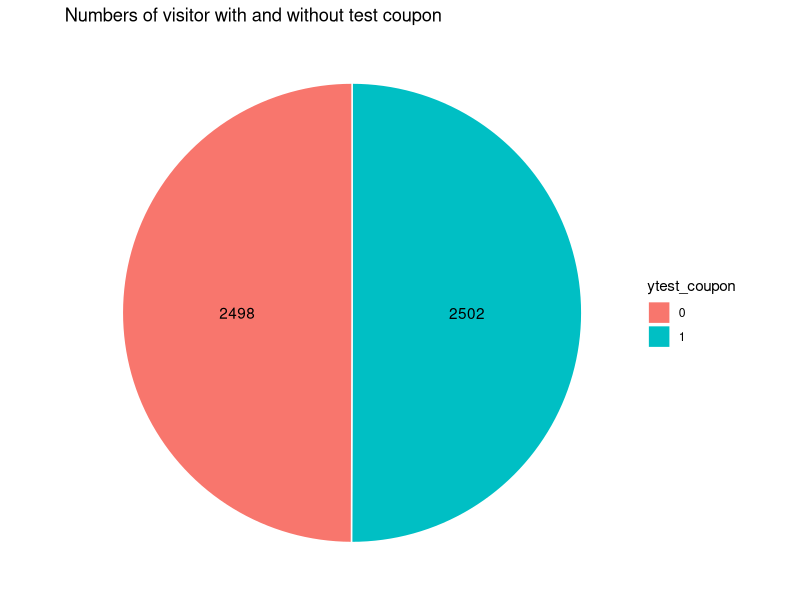
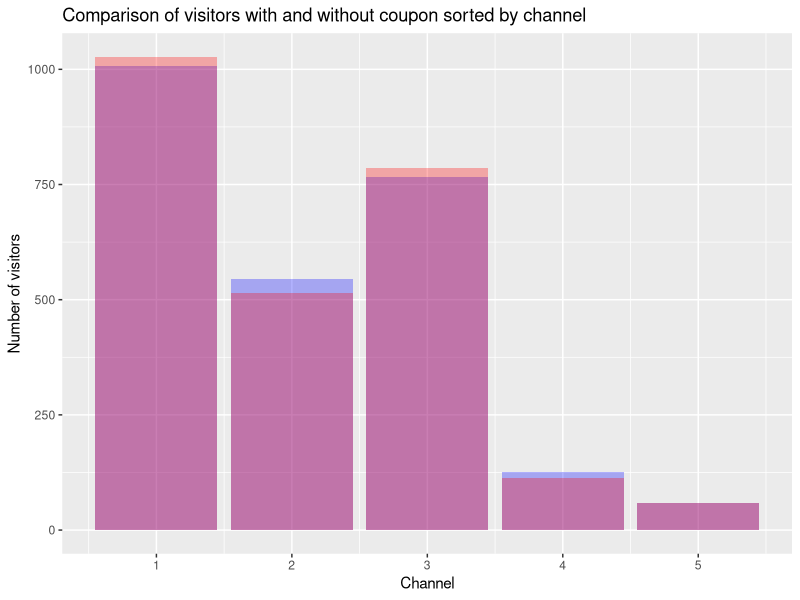
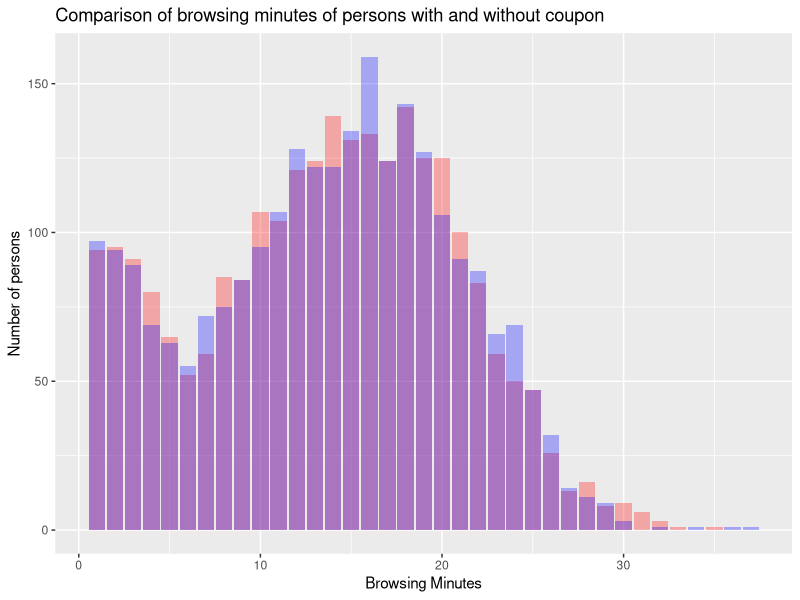
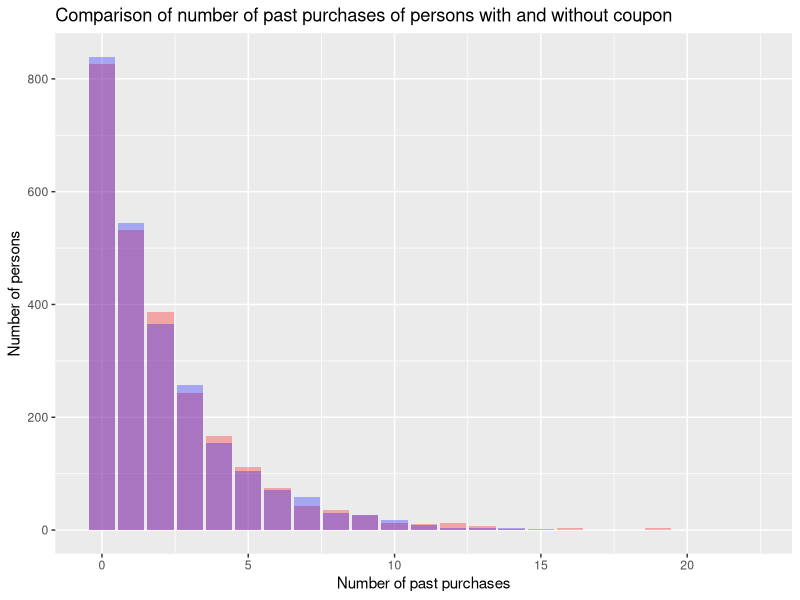
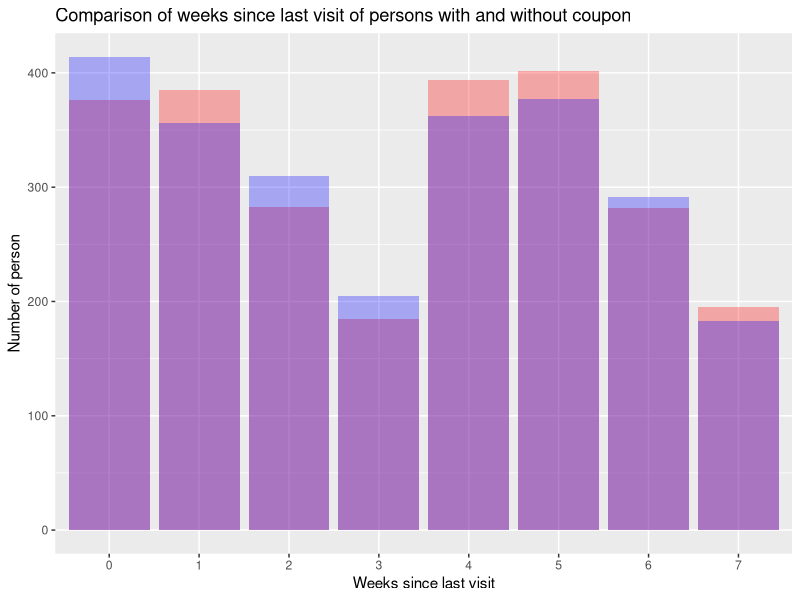
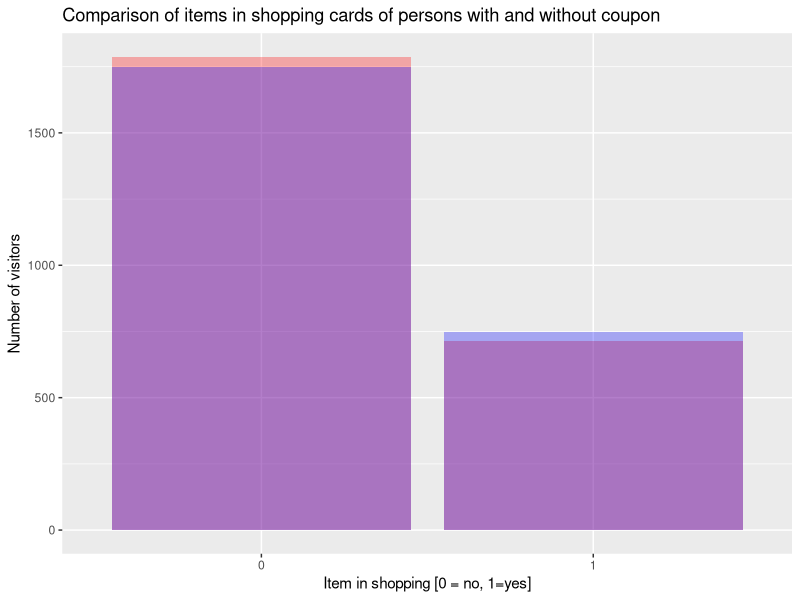
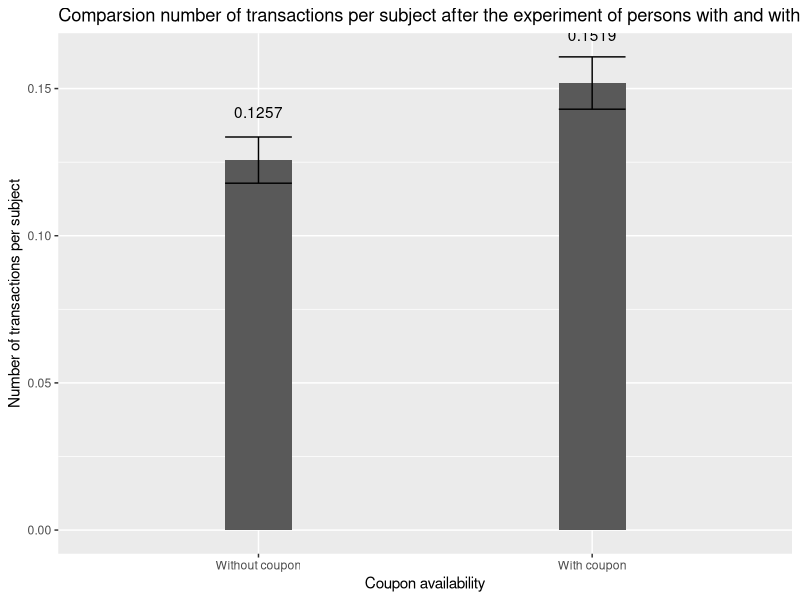
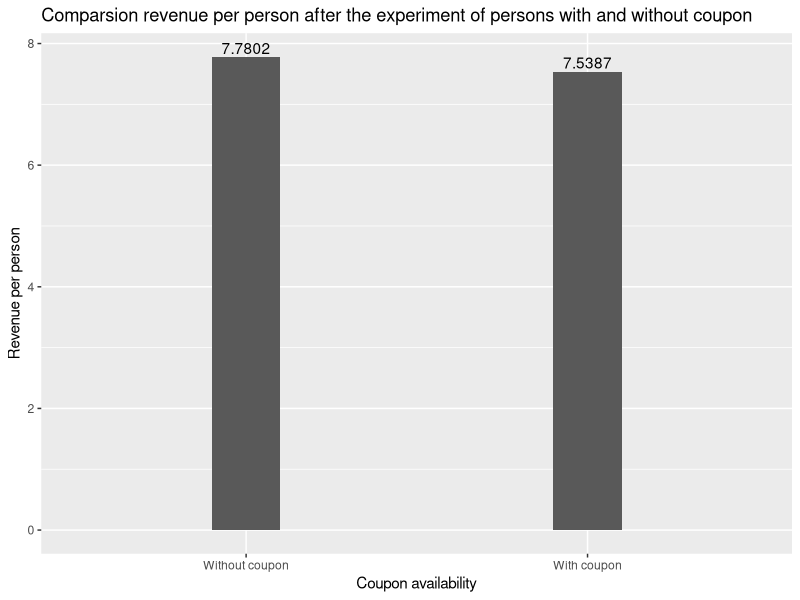

Recreate these plots in R, in order. (Note: this script raises an error after producing the figures.)
# install.packages("tidyverse")
# install.packages("plotrix")
# install.packages("psych")
# install.packages("ggplot2")
# install.packages("psych")
library(tidyverse)
library(plotrix)
library(psych)
library(ggplot2)
library(psych)
data <- read.csv("data.csv")

# -------------------------------------------------------------------------- #
# Task 1
# (check if manipulation was indeed random)

# Compare number of values in both test sets
data$ytest_coupon=factor(data$test_coupon)
data$yshopping_cart=factor(data$shopping_cart)
no_test_coupon <- data %>%
  group_by(ytest_coupon) %>%
  summarise(n = n())

no_test_coupon
no_test_coupon_pos <- no_test_coupon %>% 
  arrange(desc(ytest_coupon)) %>%
  mutate(lab.ypos = cumsum(n) - 0.5*n)
no_test_coupon_pos

ggplot(no_test_coupon_pos, aes(x="", y = n, fill = ytest_coupon)) + 
  geom_bar(width = 1, stat= "identity", color= "white") + 
  coord_polar("y", start = 0) + 
  geom_text(aes(y = lab.ypos, label=n), color= "black") + 
  theme_void() +
  ggtitle("Numbers of visitor with and without test coupon")


# Generate data-frames for plotting for coupon and no-coupon
data_coupon <- data %>% filter(test_coupon == 1)
data_no_coupon <- data %>% filter(test_coupon == 0)

# check for randomness in channel_acq
data_channel_acq <- data %>%
    group_by(test_coupon, channel_acq) %>%
    summarize(number = n())

ggplot(data, aes(x = channel_acq, fill = test_coupon)) +
    geom_bar(data = data_coupon, fill = "blue", alpha = 0.3) +
    geom_bar(data = data_no_coupon, fill = "red", alpha = 0.3) + 
    labs(title="Comparison of visitors with and without coupon sorted by channel", x = "Channel", y = "Number of visitors")

# Maybe relevant: wilcox.test(browsing_minutes ~ test_coupon, data = data)

# Check for randomness in browsing_minutes
data %>%
    group_by(test_coupon) %>%
    summarise(
      number = n(), 
      mean_browsing_minutes = mean(browsing_minutes),
      sd_browsing_minutes = sd(browsing_minutes), 
      std_browsing_minutes = std.error(browsing_minutes)
    )

describeBy(data$browsing_minutes, data$test_coupon)

ggplot(data, aes(x = browsing_minutes, fill = test_coupon)) +
    geom_bar(data = data_coupon, fill = "red", alpha = 0.3) +
    geom_bar(data = data_no_coupon, fill = "blue", alpha = 0.3) +
    labs(title="Comparison of browsing minutes of persons with and without coupon", x="Browsing Minutes", y="Number of persons")


# Check for randomness in num_past_purch
data %>%
    group_by(test_coupon) %>%
    summarize(
        number = n(), mean(num_past_purch),
        sd(num_past_purch), std.error(num_past_purch)
    )

describeBy(data$num_past_purch, data$test_coupon)

ggplot(data, aes(x = num_past_purch, fill = test_coupon)) +
    geom_bar(data = data_coupon, fill = "red", alpha = 0.3) +
    geom_bar(data = data_no_coupon, fill = "blue", alpha = 0.3) +
    labs(title="Comparison of number of past purchases of persons with and without coupon", x="Number of past purchases", y="Number of persons")


# Check for randomness spent_last_purchase
data %>%
    group_by(test_coupon) %>%
    summarize(
        number = n(), mean(spent_last_purchase),
        sd(spent_last_purchase), std.error(spent_last_purchase)
    )

describeBy(data$spent_last_purchase, data$test_coupon)

# Check for randomness in weeks_since_visit
data %>%
    group_by(test_coupon) %>%
    summarize(
        number = n(), mean(weeks_since_visit),
        sd(weeks_since_visit), std.error(weeks_since_visit)
    )

describeBy(data$weeks_since_visit, data$test_coupon)

ggplot(data, aes(x = factor(weeks_since_visit), fill = test_coupon)) +
    geom_bar(data = data_coupon, fill = "red", alpha = 0.3) +
    geom_bar(data = data_no_coupon, fill = "blue", alpha = 0.3) +
    labs(title="Comparison of weeks since last visit of persons with and without coupon", x="Weeks since last visit", y="Number of person")


# Check for shopping_cart
describeBy(data$shopping_cart, data$test_coupon)

ggplot(data, aes(x = factor(shopping_cart), fill = test_coupon)) +
  geom_bar(data = data_coupon, fill = "red", alpha = 0.3) +
  geom_bar(data = data_no_coupon, fill = "blue", alpha = 0.3) + 
  labs(title="Comparison of items in shopping cards of persons with and without coupon", x = "Item in shopping [0 = no, 1=yes]", y = "Number of visitors")


# -------------------------------------------------------------------------- #
# Task 2
# (Were they effective: Did it increase revenue or interactions?)

effects_of_coupon <- data %>%
    group_by(test_coupon) %>%
    summarize(
        number = n(), revenue_per_subject = sum(revenue_after) / n(),
        transactions_per_subject = sum(trans_after) / n(), error_rev=std.error(revenue_after), error_trans=std.error(trans_after)
    )

# Plot transactions_per_subject
plot_data <- data.frame(
    coupon = factor(c("Without coupon", "With coupon"),
        levels = c("Without coupon", "With coupon")
    ),
    transactions_per_subject = effects_of_coupon$transactions_per_subject,
    error_trans = effects_of_coupon$error_trans,
    error_rev = effects_of_coupon$error_rev
)
ggplot(plot_data, aes(x = coupon, y = transactions_per_subject)) +
    geom_bar(stat = "identity", width = 0.2) +
     geom_errorbar(aes(ymin = transactions_per_subject - error_trans,
        ymax = transactions_per_subject + error_trans), width = .2,
        position = position_dodge(.9)) +
    geom_text(aes(label=round(transactions_per_subject, digits=4)), position=position_dodge(width=0.9), vjust=-3.5)+
    labs(title="Comparsion number of transactions per subject after the experiment of persons with and without coupon", x="Coupon availability", y="Number of transactions per subject")

# Plot revenue_per_subject
plot_data <- data.frame(
    coupon = factor(c("Without coupon", "With coupon"),
        levels = c("Without coupon", "With coupon")
    ),
    revenue_per_subject = effects_of_coupon$revenue_per_subject
)
ggplot(plot_data, aes(x = coupon, y = revenue_per_subject)) +
    geom_bar(stat = "identity", width = 0.2) +
    geom_text(aes(label=round(revenue_per_subject, digits=4)), position=position_dodge(width=0.9), vjust=-0.25) +
    labs(title="Comparsion revenue per person after the experiment of persons with and without coupon", x="Coupon availability", y="Revenue per person")

# -------------------------------------------------------------------------- #
# Task 3
# a. What drives effect of the coupon?
# Q: Does the number of previous purchases impact the efficiency
# (the revenue per subject) of the coupon?
a <- data %>%
    group_by(test_coupon, num_past_purch) %>%
    summarize(
        number = n(), revenue_per_subject = sum(revenue_after) / n(),
        transactions_per_subject = sum(trans_after) / n(), 
        error_revenue = std.error(revenue_after),
        error_trans = std.error(trans_after)
    ) %>% filter(number >= 10 )
a$ytest_coupon = factor(a$test_coupon)
print(n = 100, a)
# A: Yes, it does. E

ggplot(a, aes(x = num_past_purch, y = revenue_per_subject, fill=ytest_coupon)) +
  geom_bar(stat="identity", color="black", position=position_dodge()) + 
  geom_errorbar(aes(ymin = revenue_per_subject - error_revenue,
        ymax = revenue_per_subject + error_revenue), width = .2,
        position = position_dodge(.9)) +
  labs(title="Revenue per subject with respect to past purchases and in comparison with and without coupon", x = "Number of past purchases", y = "Revenue per subect")


ggplot(a, aes(x = num_past_purch, y = transactions_per_subject, fill=ytest_coupon)) +
  geom_bar(stat="identity", color="black", position=position_dodge()) +
  geom_errorbar(aes(ymin = transactions_per_subject - error_trans,
      ymax = transactions_per_subject + error_trans), width = .2,
      position = position_dodge(.9)) +
  labs(title="Transaction per subject with respect to past purchases and in comparison with and without coupon", x = "Number of past purchases", y = "Transactions per subect")


b <- data %>%
    group_by(test_coupon, weeks_since_visit) %>%
    summarize(n(), revenue_per_subject = mean(revenue_after))
b
b$ytest_coupon = factor(b$test_coupon)

ggplot(b, aes(x = factor(weeks_since_visit), y = revenue_per_subject, fill=ytest_coupon)) +
  geom_bar(stat="identity", color="black", position=position_dodge()) +
  geom_text(aes(label=round(revenue_per_subject, digits=3)), position=position_dodge(width=0.9), vjust=-0.25) +
  labs(title="Revenue per subject with respect to weeks since last visit and in comparison with and without coupon", x = "Weeks since last visit", y = "Revenue per subect")


# Differences per channel
c <- data %>%
    group_by(test_coupon, channel_acq) %>%
    summarize(n(), revenue_per_subject = mean(revenue_after), transactions_per_subject = mean(trans_after))

c$ytest_coupon = factor(c$test_coupon)

ggplot(c, aes(x = channel_acq, y = revenue_per_subject, fill=ytest_coupon)) +
  geom_bar(stat="identity", color="black", position=position_dodge()) +
  geom_text(aes(label=round(revenue_per_subject, digits=3)), position=position_dodge(width=0.9), vjust=-0.25) + 
  labs(title="Revenue per subject with respect to channel acquisition and in comparison with and without coupon", x = "Channels", y = "Revenue per subect")

ggplot(c, aes(x = channel_acq, y = transactions_per_subject, fill=ytest_coupon)) +
  geom_bar(stat="identity", color="black", position=position_dodge()) +
  geom_text(aes(label=round(revenue_per_subject, digits=3)), position=position_dodge(width=0.9), vjust=-0.25) + 
  labs(title="Transactions per subject with respect to channel acquisition and in comparison with and without coupon", x = "Channels", y = "Transactions per subect")


# Rev&Trans -> NO for 1-search and 5-other (but 5-other has small n()),
# MINIMAL for 4-referral and YES for Social (2-facebook, 3-instagram)

# Shopping cart difference 
shopping_cart <- data %>%
    group_by(shopping_cart, test_coupon) %>%
    summarize(number = n(), revenue_per_subject = mean(revenue_after),
    error = std.error(revenue_after), transactions = mean(trans_after)) %>%
    unite(test_coupon, shopping_cart)
    spread(1:4)



ggplot(shopping_cart, aes(x = revenue_per_subject)) +
    geom_bar(data = shopping_cart, fill = "red", alpha = 0.3)


# Pervious spendings & Social media
## Facebook
facebook <- data %>%
    filter(channel_acq == 2) %>%
    group_by(num_past_purch, test_coupon) %>%
    summarize(number = n(), revenue_per_subject = mean(revenue_after),
    error_revenue = std.error(revenue_after), transactions_per_subject = mean(trans_after), error_trans = std.error(trans_after)) %>%
    filter(number >= 10)

facebook$ytest_coupon=factor(facebook$test_coupon)

ggplot(facebook, aes(x = num_past_purch, y = revenue_per_subject, fill=ytest_coupon)) +
  geom_bar(stat="identity", color="black", position=position_dodge()) +
  geom_errorbar(aes(ymin = revenue_per_subject - error_revenue,
        ymax = revenue_per_subject + error_revenue), width = .2,
        position = position_dodge(.9)) +
  labs(title="Revenue per subject with respect to facebook channel acquistion and in comparison with and without coupon", x = "Number of past purchases", y = "Revenue per subect")

ggplot(facebook, aes(x = num_past_purch, y = transactions_per_subject, fill=ytest_coupon)) +
  geom_bar(stat="identity", color="black", position=position_dodge()) +
  geom_errorbar(aes(ymin = transactions_per_subject - error_trans,
        ymax = transactions_per_subject + error_trans), width = .2,
        position = position_dodge(.9)) +
  labs(title="Transactions per subject with respect to facebook channel acquistion and in comparison with and without coupon", x = "Number of past purchases", y = "Transactions per subect")

## Instagram
instagram <- data %>%
    filter(channel_acq == 3) %>%
    group_by(num_past_purch, test_coupon) %>%
    summarize(number = n(), revenue_per_subject = mean(revenue_after),
    error_revenue = std.error(revenue_after), transactions_per_subject = mean(trans_after), error_trans= std.error(trans_after)) %>%
    filter(number >= 10)

instagram$ytest_coupon=factor(instagram$test_coupon)

ggplot(instagram, aes(x = num_past_purch, y = revenue_per_subject, fill=ytest_coupon)) +
  geom_bar(stat="identity", color="black", position=position_dodge()) +
  geom_errorbar(aes(ymin = revenue_per_subject - error_revenue,
        ymax = revenue_per_subject + error_revenue), width = .2,
        position = position_dodge(.9)) +
  labs(title="Revenue per subject with respect to instagram channel acquistion and in comparison with and without coupon", x = "Number of past purchases", y = "Revenue per subect")


ggplot(instagram, aes(x = num_past_purch, y = transactions_per_subject, fill=ytest_coupon)) +
  geom_bar(stat="identity", color="black", position=position_dodge()) +
  geom_errorbar(aes(ymin = transactions_per_subject - error_trans,
        ymax = transactions_per_subject + error_trans), width = .2,
        position = position_dodge(.9)) +
  labs(title="Transactions per subject with respect to instagram channel acquistion and in comparison with and without coupon", x = "Number of past purchases", y = "Transactions per subect")


## Referral
referral <- data %>%
    filter(channel_acq == 4) %>%
    group_by(num_past_purch, test_coupon) %>%
    summarize(number = n(), revenue_per_subject = mean(revenue_after),
    error_revenue = std.error(revenue_after), transactions_per_subject = mean(trans_after), error_trans=std.error(trans_after)) %>%
    filter(number >= 10)

referral$ytest_coupon=factor(referral$test_coupon)

ggplot(referral, aes(x = num_past_purch, y = revenue_per_subject, fill=ytest_coupon)) +
  geom_bar(stat="identity", color="black", position=position_dodge()) +
  geom_errorbar(aes(ymin = revenue_per_subject - error_revenue,
        ymax = revenue_per_subject + error_revenue), width = .2,
        position = position_dodge(.9)) +
  labs(title="Revenue per subject with respect to referral channel acquistion and in comparison with and without coupon", x = "Number of past purchases", y = "Revenue per subect")

ggplot(referral, aes(x = num_past_purch, y = revenue_transactions_per_subject, fill=ytest_coupon)) +
  geom_bar(stat="identity", color="black", position=position_dodge()) +
  geom_errorbar(aes(ymin = transactions_per_subject - error_trans,
        ymax = transactions_per_subject + error_trans), width = .2,
        position = position_dodge(.9)) +
  labs(title="Transactions per subject with respect to referral channel acquistion and in comparison with and without coupon", x = "Number of past purchases", y = "Transactions per subect")


## Other
other <- data %>%
    filter(channel_acq == 5) %>%
    group_by(num_past_purch, test_coupon) %>%
    summarize(number = n(), revenue_per_subject = mean(revenue_after),
    error_revenue = std.error(revenue_after), transactions_per_subject = mean(trans_after), error_trans=std.error(trans_after)) %>%
    filter(number >= 10)


other$ytest_coupon=factor(other$test_coupon)

ggplot(other, aes(x = num_past_purch, y = revenue_per_subject, fill=ytest_coupon)) +
  geom_bar(stat="identity", color="black", position=position_dodge()) +
  geom_errorbar(aes(ymin = revenue_per_subject - error_revenue,
        ymax = revenue_per_subject + error_revenue), width = .2,
        position = position_dodge(.9)) +
  labs(title="Revenue per subject with respect to other channel acquistion and in comparison with and without coupon", x = "Number of past purchases", y = "Revenue per subect")

ggplot(other, aes(x = num_past_purch, y = transactions_per_subject, fill=ytest_coupon)) +
  geom_bar(stat="identity", color="black", position=position_dodge()) +
  geom_errorbar(aes(ymin = transactions_per_subject - error_trans,
        ymax = transactions_per_subject + error_trans), width = .2,
        position = position_dodge(.9)) +
  labs(title="Transactions per subject with respect to other channel acquistion and in comparison with and without coupon", x = "Number of past purchases", y = "Transactions per subect")



# -> Facebook, Instagram with 0-2 past purchses
#    Referral only with 0 past purchases (but small sample size, high error)

data %>%
    group_by(test_coupon) %>%
    summarize(number = n(), revenue = mean(revenue_after),
    error = std.error(revenue_after), transactions = mean(trans_after))

# Previous transactions count -> Rev&Trans
trans_count <- data %>%
    group_by(num_past_purch, test_coupon) %>%
    summarize(number = n(), revenue = mean(revenue_after),
    error_revenue = std.error(revenue_after), transactions = mean(trans_after), 
    error_trans = std.error(trans_after)) %>%
    filter(number >= 10)


print(trans_count, n = 100)
# ---------------- Could be doubled
ggplot(trans_count, aes(fill = factor(test_coupon),
        y = revenue, x = num_past_purch, group = test_coupon)) +
    geom_bar(position = "dodge", stat = "identity") +
    geom_errorbar(aes(ymin = revenue - error_revenue,
        ymax = revenue + error_revenue), width = .2,
        position = position_dodge(.9)) + 
    labs(title="Revenue per subject with respect to number of past purchases and in comparison with and without coupon", x = "Number of past purchases", y = "Revenue per subect")


ggplot(trans_count, aes(fill = factor(test_coupon),
        y = transactions, x = num_past_purch, group = test_coupon)) +
    geom_bar(position = "dodge", stat = "identity") +
    geom_errorbar(aes(ymin = transactions - error_trans,
        ymax = transactions + error_trans), width = .2,
        position = position_dodge(.9)) + 
    labs(title="Transactions per subject with respect to number of past purchases and in comparison with and without coupon", x = "Number of past purchases", y = "Transactions per subect")
# --------------------
# Google vs. Facebook with shopping cart

shopping_cart_full <- data %>%
    group_by(shopping_cart, test_coupon) %>%
    summarize(number = n(), revenue = mean(revenue_after),
    error_revenue = std.error(revenue_after), transactions = mean(trans_after), 
    error_trans = std.error(trans_after)) %>%
    filter(number >= 10)

head(shopping_cart_full)

ggplot(shopping_cart_full, aes(fill = factor(test_coupon),
        y = revenue, x = shopping_cart, group = test_coupon)) +
    geom_bar(position = "dodge", stat = "identity") +
    geom_errorbar(aes(ymin = revenue - error_revenue,
        ymax = revenue + error_revenue), width = .2,
        position = position_dodge(.9)) + 
    labs(title="Revenues of persons with items in shopping carts with and without coupon", x = "Item in shopping [0 = no, 1=yes]", y = "Revenue per subject")


ggplot(shopping_cart_full, aes(fill = factor(test_coupon),
        y = transactions, x = shopping_cart, group = test_coupon)) +
    geom_bar(position = "dodge", stat = "identity") +
    geom_errorbar(aes(ymin = transactions - error_trans,
        ymax = transactions + error_trans), width = .2,
        position = position_dodge(.9)) +
    labs(title="Transactions of persons with items in shopping carts with and without coupon", x = "Item in shopping [0 = no, 1=yes]", y = "Transactions per subject")

shopping_cart_fb <- data %>%
    filter(channel_acq == 2) %>%
    group_by(shopping_cart, test_coupon) %>%
    summarize(number = n(), revenue = mean(revenue_after),
    error_revenue = std.error(revenue_after), transactions = mean(trans_after), 
    error_trans = std.error(trans_after)) %>%
    filter(number >= 10)

shopping_cart_ig <- data %>%
    filter(channel_acq == 3) %>%
    group_by(shopping_cart, test_coupon) %>%
    summarize(number = n(), revenue = mean(revenue_after),
    error_revenue = std.error(revenue_after), transactions = mean(trans_after), 
    error_trans = std.error(trans_after)) %>%
    filter(number >= 10)

shopping_cart_google <- data %>%
    filter(channel_acq == 1) %>%
    group_by(shopping_cart, test_coupon) %>%
    summarize(number = n(), revenue = mean(revenue_after),
    error_revenue = std.error(revenue_after), transactions = mean(trans_after), 
    error_trans = std.error(trans_after)) %>%
    filter(number >= 10)

shopping_cart_ref <- data %>%
    filter(channel_acq == 4) %>%
    group_by(shopping_cart, test_coupon) %>%
    summarize(number = n(), revenue = mean(revenue_after),
    error_revenue = std.error(revenue_after), transactions = mean(trans_after), 
    error_trans = std.error(trans_after)) %>%
    filter(number >= 10)

# => For Facebook only with item in shopping cart,
#  Instagram regardless of the shopping cart,
#  revenue increases for the coupon

# Weeks since visit => No difference in itself

time_past <- data %>%
    group_by(weeks_since_visit, test_coupon) %>%
    summarize(number = n(), revenue = mean(revenue_after),
    error_revenue = std.error(revenue_after), transactions = mean(trans_after), 
    error_trans = std.error(trans_after)) %>%
    filter(number >= 10)

print(time_past, n=100)

ggplot(time_past, aes(fill = factor(test_coupon),
        y = revenue, x = weeks_since_visit, group = test_coupon)) +
    geom_bar(position = "dodge", stat = "identity") +
    geom_errorbar(aes(ymin = revenue - error_revenue,
        ymax = revenue + error_revenue), width = .2,
        position = position_dodge(.9))

# Browsing Minutes => Few minutes better for coupon but high error

time_spent <- data %>%
    mutate(ints = cut(browsing_minutes, breaks = 11)) %>%
    group_by(ints, test_coupon) %>%
    summarize(number = n(), revenue = mean(revenue_after),
    error_revenue = std.error(revenue_after), transactions = mean(trans_after), 
    error_trans = std.error(trans_after)) %>%
    filter(number >= 50)

print(time_spent, n=100)

ggplot(time_spent, aes(fill = factor(test_coupon),
        y = revenue, x = ints, group = test_coupon)) +
    geom_bar(position = "dodge", stat = "identity") +
    geom_errorbar(aes(ymin = revenue - error_revenue,
        ymax = revenue + error_revenue), width = .2,
        position = position_dodge(.9))

# b. Is it relevant for everyone or just for a specific target group?
#    Difference between channels or customers?
# RESULT:
# Target Facebook, Instagram and Referral with Shopping cart or 0-2 past purchases, not-target google or other at all

# BUT: This leads to discrimination
# -------------------------------------------------------------------------- #
# Task 4
# a. Which of the new customers should recieve a coupon
# (IG and Shopping Cart) or (0-2 past purchases) or FB

# Group#1: YES / YES

data %>%
    filter((((channel_acq == 3 & shopping_cart == 1) |  channel_acq == 2) & num_past_purch < 3) & test_coupon == 1) %>%
    summarize(n(), mean(revenue_after), std.error(revenue_after))

# Group#2: NO / NO

data %>%
    filter(!((((channel_acq == 3 & shopping_cart == 1) |  channel_acq == 2) & num_past_purch < 3)) & test_coupon == 0) %>%
    summarize(n(), mean(revenue_after), std.error(revenue_after))

# Group didn't recieve a coupon

control_cust_data <- data %>%
    filter(test_coupon == 0) %>%
    summarize(n(), mean_revenue = mean(revenue_after), std.error(revenue_after))

# Group #1 + #2 (with AND num_past_purch  < 3)

chosen_cust_data <- data %>%
    filter(((((channel_acq == 3 & shopping_cart == 1) |  channel_acq == 2) & num_past_purch < 3) & test_coupon == 1) |
        (!((((channel_acq == 3 & shopping_cart == 1) |  channel_acq == 2) & num_past_purch < 3)) & test_coupon == 0)) %>%
    summarize(n(), mean_revenue = mean(revenue_after), std.error(revenue_after))

# Group #1 + #2 (with OR num_past_purch  < 3)

data %>%
    filter(((((channel_acq == 3 & shopping_cart == 1) |  channel_acq == 2) | num_past_purch < 3) & test_coupon == 1) |
        (!((((channel_acq == 3 & shopping_cart == 1) |  channel_acq == 2) | num_past_purch < 3)) & test_coupon == 0)) %>%
    summarize(n(), mean(revenue_after), std.error(revenue_after))

# Previous test without proper coupon consideration

# data %>%
#     filter(((channel_acq == 3 & shopping_cart == 1) |  channel_acq == 2)) %>%
#     summarize(n(), mean(revenue_after), std.error(revenue_after))

# data %>%
#     filter(!(((channel_acq == 3 & shopping_cart == 1) |  channel_acq == 2))) %>%
#     summarize(n(), mean(revenue_after), std.error(revenue_after))

# b. By how much in terms of revenue increase would this campaign be effective
# if those cust. were targeted

increase <- chosen_cust_data$mean_revenue / control_cust_data$mean_revenue
print(increase)

# => Mean revenue increased by 9.7%

# -------------------------------------------------------------------------- #
# Task 5
# Is there discrimination when using the strategy
# Female / male with shopping carts
# Facebook&Instagram with minority

# Hint: Include Error-bars of standard error / deviation
# Submit to scheibehenne@kit.edu, use a .ppt and put your names on it
# Results from discussion:
# revenue with coupons got worse

data_new_campaign <- read.csv("data_new_campaign.csv")


# What do we learn from the  demographics data?
# Which groups use which channel?
channel_acq_gender <- data_new_campaign %>%
  group_by(channel_acq, non_male) %>%
  summarize(n = n())

channel_acq_gender

ggplot(channel_acq_gender, aes(x = channel_acq, y = n, fill=factor(non_male))) +
  geom_bar(stat="identity", color="black", position=position_dodge()) +
  geom_text(aes(label=n), position=position_dodge(width=0.9), vjust=-0.25) +
  labs(title="Comparison acquisiton channel with respect to gender", x = "Acquistion Channel", y = "Number of subjects")


channel_acq_minority <- data_new_campaign %>%
  group_by(channel_acq, minority) %>%
  summarize(n = n())


ggplot(channel_acq_minority, aes(x = channel_acq, y = n, fill=factor(minority))) +
  geom_bar(stat="identity", color="black", position=position_dodge()) +
  geom_text(aes(label=n), position=position_dodge(width=0.9), vjust=-0.25) +
  labs(title="Comparison acquisiton channel with respect to minority", x = "Acquistion Channel", y = "Number of subjects")



# Which groups have items in the shopping cart?
shopping_cart_gender <- data_new_campaign %>%
  group_by(shopping_cart, non_male) %>%
  summarize(n = n())

ggplot(shopping_cart_gender, aes(x = factor(shopping_cart), y = n, fill=factor(non_male))) +
  geom_bar(stat="identity", color="black", position=position_dodge()) +
  geom_text(aes(label=n), position=position_dodge(width=0.9), vjust=-0.25) +
  labs(title="Comparison of items in shopping cart with respect to gender", x = "Item in shopping cart [0=no, 1=yes]", y = "Number of subjects")


shopping_cart_minority <- data_new_campaign %>%
  group_by(shopping_cart, minority) %>%
  summarize(n = n())

ggplot(shopping_cart_minority, aes(x = factor(shopping_cart), y = n, fill=factor(minority))) +
  geom_bar(stat="identity", color="black", position=position_dodge()) +
  geom_text(aes(label=n), position=position_dodge(width=0.9), vjust=-0.25) +
  labs(title="Comparison of items in shopping cart with respect to minority", x = "Item in shopping cart [0=no, 1=yes]", y = "Number of subjects")




# apply our filter on the new campaign data
data_new_campaign <- data_new_campaign %>%
    mutate(new_coupon = if_else(((channel_acq == 3 & shopping_cart == 1) |  channel_acq == 2) & num_past_purch < 3, 1, 0))

# Check for number in males/females and minorities in overall and in filtered set
campaign_gender <- data_new_campaign %>%
  group_by(new_coupon, non_male) %>%
  summarize(n = n())


ggplot(campaign_gender, aes(x = factor(new_coupon), y = n, fill=factor(non_male))) +
  geom_bar(stat="identity", color="black", position=position_dodge()) +
  geom_text(aes(label=n), position=position_dodge(width=0.9), vjust=-0.25) +
  labs(title="Comparison of gender distribution in persons with coupon", x = "Person received coupon [0=no, 1=yes]", y = "Number of subjects")




campaign_minority <- data_new_campaign %>%
  group_by(new_coupon, minority) %>%
  summarize(n = n())

ggplot(campaign_minority, aes(x = factor(new_coupon), y = n, fill=factor(minority))) +
  geom_bar(stat="identity", color="black", position=position_dodge()) +
  geom_text(aes(label=n), position=position_dodge(width=0.9), vjust=-0.25) +
  labs(title="Comparison of minority distribution in persons with coupon", x = "Person received coupon [0=no, 1=yes]", y = "Number of subjects")


# Check for number in males/females in overall and in filtered set
customers_with_coupon_new_campaign = data_new_campaign %>%
  filter(((channel_acq == 3 & shopping_cart == 1) |  channel_acq == 2) & num_past_purch < 3)

# Annes plot
new_camp_with_coupon <- customers_with_coupon_new_campaign %>%
  group_by(non_male) %>%
  summarize(n = n(), portion=n()/count(customers_with_coupon_new_campaign))

new_camp_with_coupon
new_camp_with_coupon$filter=c("With coupon", "With coupon")
new_camp_with_coupon

new_camp_all <- data_new_campaign %>%
  group_by(non_male) %>%
  summarize(n = n(), portion=n()/count(data_new_campaign))

new_camp_all
new_camp_all$filter=c("All", "All")

join <- rbind(new_camp_all, new_camp_with_coupon)
join
join$gender=c("male", "non male", "male", "non male")
join

ggplot(join, aes(x = gender, y = portion$n, fill=filter)) +
  geom_bar(stat="identity", color="black", position=position_dodge()) +
  geom_text(aes(label=round(portion$n, digits=3)), position=position_dodge(width=0.9), vjust=-0.25) + 
  labs(title="Portion of male or non male with and without coupon filter", x = "Gender", y = "Portion")


# Leons plots

plot_state <- data_new_campaign %>%
    group_by(state) %>%
    summarize(with_coupon = sum(new_coupon)/n(), minority = sum(minority)/n())  %>%
    gather(factor, value, 2:3)

plot_state

plot_new_coupon <- data_new_campaign %>%
    group_by(new_coupon) %>%
    summarize(perc_non_male = sum(non_male)/n()*100, perc_minority = sum(minority)/n()*100) %>%
    gather(factor, value, 2:3)

ggplot(plot_new_coupon, aes(fill = factor(new_coupon),
        y = value, x = factor, group = new_coupon)) +
    geom_text(aes(label=round(value, digits=2)), position=position_dodge(width=0.9), vjust=-0.25) + 
    geom_bar(position = "dodge", color="black", stat = "identity")+d
    labs(title="Comparison of gender and minority characteristics with and without coupon", x="Gender and Minority", y="Percentage of persons")

# => Plot Ohne und mit coupon 
# Müsste das nicht der Plot: alle und mit coupon  

ggplot(plot_state, aes(x=factor(state), y=value, fill=factor)) +
  geom_bar(position = "dodge", stat = "identity") +
  labs(title="Comparison of coupon allocation with regards to minorities in states", x="States", y="Proportion of coupons and minority")

# => Minorities get excluded disproportionally
# => Non-male get slighly excluded from coupon
# => States with minorities get excluded, 
# => States (although unopinionated on the surface) 
#       are a discriminatory factor as well



# Annes Plots (might be sorted in or removed in the end)

data$ytest_coupon=factor(data$test_coupon)
data$yshopping_cart=factor(data$shopping_cart)
data_channel_acq <- data %>%
    group_by(test_coupon, channel_acq) %>%
    summarize(n = n())
data_channel_acq$ytest_coupon=factor(data_channel_acq$test_coupon)

# --- Grouped Bar Plot --- #
ggplot(data_channel_acq, aes(x = channel_acq, y = n, fill=ytest_coupon)) +
  geom_bar(stat="identity", color="black", position=position_dodge()) +
  geom_text(aes(label=n), position=position_dodge(width=0.9), vjust=-0.25) +
  labs(title="Comparison of visitors with and without coupon sorted by channel", x = "Channel", y = "Number of visitors")

# --- Boxplot Browsing Minutes --- #
ggplot(data, aes(x = ytest_coupon, y = browsing_minutes, fill = ytest_coupon)) +
  geom_boxplot() + 
  stat_summary(fun.y=mean, geom="point", shape=20, size=7, color="red", fill="red") +
  labs(title="Boxplot browsing minutes with and without test coupon", x="Test coupon", y="Browsing Minutes")

data_browing_minutes <- data %>%
  group_by(test_coupon, browsing_minutes) %>%
  summarize(n = n())

data_browing_minutes
data_browing_minutes$ytest_coupon=factor(data_browing_minutes$test_coupon)

ggplot(data_browing_minutes, aes(x = browsing_minutes, y = n, fill=ytest_coupon)) +
  geom_bar(stat="identity", color="black", position=position_dodge()) +
  geom_text(aes(label=n), position=position_dodge(width=0.9), vjust=-0.25) +
  labs(title="Comparison of visitors with and without coupon sorted by channel", x = "Channel", y = "Number of visitors")

# --- Boxplot Number of past purchases --- #
ggplot(data, aes(x = ytest_coupon, y = num_past_purch, fill = ytest_coupon)) +
  geom_boxplot() + 
  stat_summary(fun=mean, geom="point", shape=20, size=7, color="red", fill="red") +
  labs(title="Number of past purchases with and without test coupon", x="Test coupon", y="Number of past purchases")


ggplot(data, aes(x = ytest_coupon, y = spent_last_purchase, fill = ytest_coupon)) +
  geom_boxplot() + 
  stat_summary(fun.y=mean, geom="point", shape=20, size=7, color="red", fill="red") +
  labs(title="Boxplot comparison money spent during last purchase with and without test coupon", x="Test coupon", y="Money spent during last purchase")
